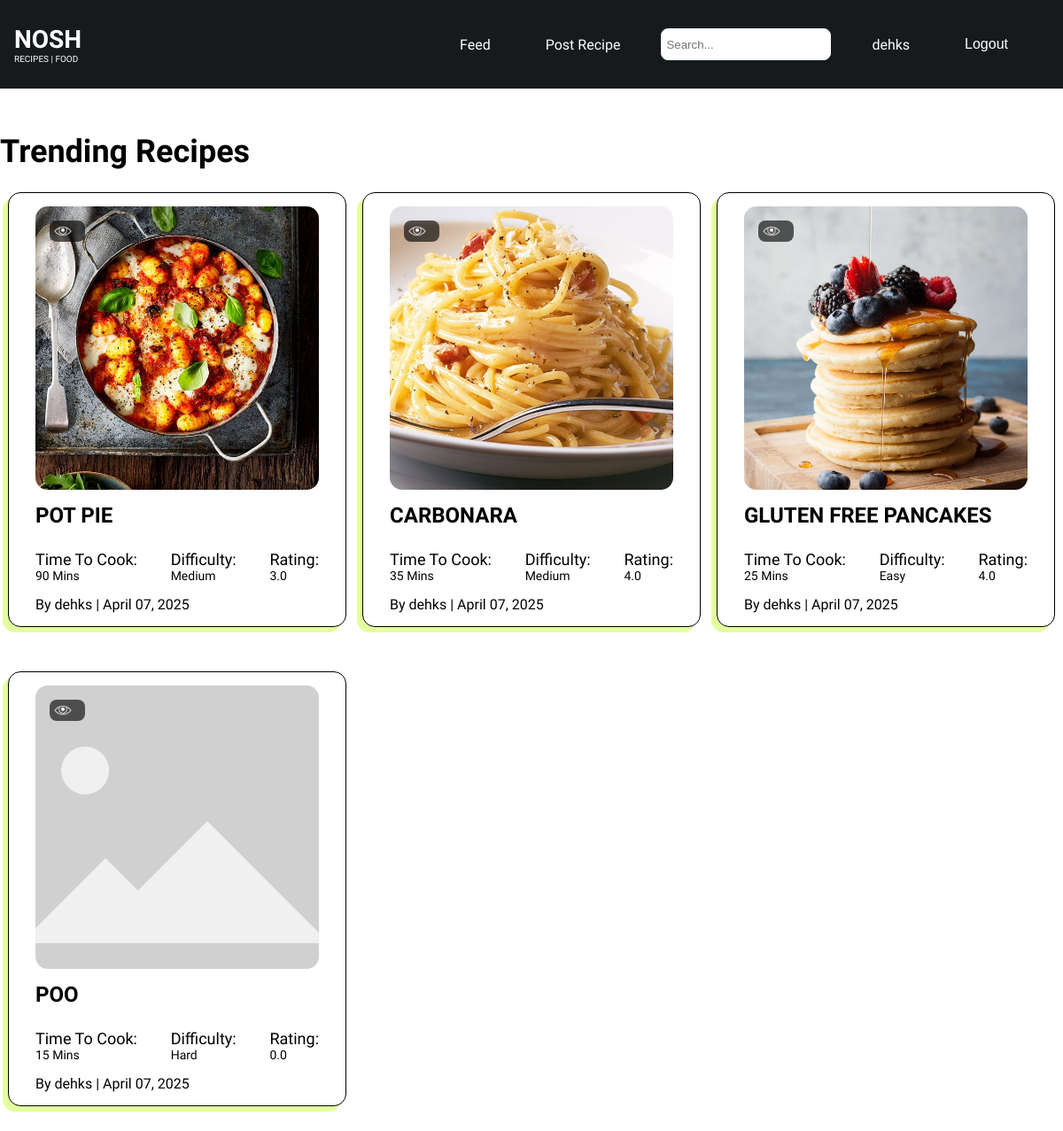
Screenshot of / (signed in) with the database file from the repository.
### recipes/models.py (models this page shows, shortened)
class Recipe(models.Model, HitCountMixin):
    EASY = 'Easy'
    MEDIUM = 'Medium'
    HARD = 'Hard'
    DIFFICULTIES_CHOICES = {
        EASY: 'Easy',
        MEDIUM: 'Medium',
        HARD: 'HARD',
    }
    HEALTHY = 'Healthy'
    GLUTEN_FREE = 'Gluten Free'
    TAG_CHOICES = {
        HEALTHY: 'Healthy',
        GLUTEN_FREE: 'Gluten Free'
    }
    title = models.CharField(max_length=100)
    description = models.TextField()
    image = models.ImageField(upload_to='media/', blank=True, null=True)
    author = models.ForeignKey(User, on_delete=models.CASCADE, related_name='recipes')
    time_to_cook = models.IntegerField(null=True, blank=True, default=0)
    difficulty = models.CharField(max_length=6, choices=DIFFICULTIES_CHOICES, default=EASY)
    tag = models.CharField(max_length=11, choices=TAG_CHOICES, null=True, blank=True)
    serves = models.IntegerField(default=1)
    calories = models.IntegerField(null=True, blank=True)
    created_at = models.DateTimeField(auto_now_add=True)
    updated_at = models.DateTimeField(auto_now=True)
    hit_count_generic = GenericRelation(
        'hitcount.HitCount',
        object_id_field='object_pk',
        related_query_name='hit_count_generic_relation'
    )
    @property
    def average_rating(self):
        from django.db.models import Avg
        return self.ratings.aggregate(Avg('stars'))['stars__avg'] or 0

### recipes/views.py (the view)
# urls.py: path('', views.RecipeListView.as_view(), name='recipes-home'),
class RecipeListView(ListView):
    model = models.Recipe
    template_name = 'recipes/home.html'
    context_object_name = 'recipes'

### recipes/templates/recipes/home.html
{% extends "recipes/base.html" %}
{% load static %}
{% load hitcount_tags %}
{% block content %}
<div class="main">
  <div class="container">
  <h2 class="trending-title">Trending Recipes</h2>
  <div class="recipe-container">
    {% for recipe in recipes %}
    <div class="recipe-card-wrapper">
      <a href="{% url 'recipes-detail' recipe.pk %}" class="stretched-link">
        <div class="recipe-card">
          <div class="recipe-img-container">
            <div class="views"><img src="{% static 'eye.png' %}" alt="view icon" class="views-img">{{ recipe.hit_count.hits }}</div>
            {% if recipe.image %}
            <img src="{{ recipe.image.url }}" class="recipe-img" alt="{{ recipe.title }}">
            {% else %}
            <img src="{% static 'default-recipe.jpg' %}" class="recipe-img" alt="Default recipe image">
            {% endif %}
          </div>
          <div class="recipe-text-container">
            <h5 class="recipe-title">{{ recipe.title | upper }}</h5>
            <div class="recipe-stats-container">
              <div class="recipe-stat">
                <h5>Time To Cook:</h5>
                <p class="recipe-stat-value">{{ recipe.time_to_cook }} Mins</p>
              </div>
              <div class="recipe-stat">
                <h5>Difficulty: </h5>
                <p class="recipe-stat-value">{{ recipe.difficulty }}</p>
              </div>
              <div class="recipe-stat">
                <h5>Rating: </h5>
                <p class="recipe-stat-value">{{ recipe.average_rating|floatformat:1 }}</p>
              </div>
            </div>
          </div>
          <div class="recipe-text-container">
            By {{ recipe.author.username }} | {{ recipe.updated_at|date:"F d, Y" }}
          </div>
        </div>
      </a>
    </div>
    {% empty %}
    <div class="col-12">
      <div class="alert alert-info" role="alert">
        No recipes found. Be the first to add one!
      </div>
    </div>
    {% endfor %}
  </div>
</div>
</div>
{% endblock content %}

### recipes/templates/recipes/base.html (shortened to what this page needs)
{% load static %}
<!DOCTYPE html>
<html lang="en">
  <head>
    <link rel="stylesheet" href="{% static 'css/main.css' %}">
  </head>
  <body>
    <nav>
      <a class="nav-title" href="{% url 'recipes-home' %}">
        <h4>NOSH</h4>
        <p>RECIPES | FOOD</p>
      </a>
      <div class="nav-right">
        <ul>
          <li><a aria-current="page" href="{% url 'recipes-home' %}">Feed</a></li>
          <li><a href="{% url 'recipes-create' %}">Post Recipe</a></li>
          <li>
            <form action="{% url 'search_results' %}" method="get">
              <input id="search" name="q" type="text" placeholder="Search..." class="nav-search">
            </form>
          </li>
          {% if user.is_authenticated %}
          <li><a href="/profile/{{ user.username }}">{{ user.username }}</a></li>
            <li>
              <form action="{% url 'user-logout' %}" method="post">
                <button class="nav-button" type="submit">Logout</button>
              </form>
            </li>
          {% endif %}
        </ul>
      </div>
    </nav>
    <div class="container">
       {% block content %} {% endblock %}
    </div>
  </body>
</html>

### static/css/main.css (style rules this page uses)
* { margin: 0; padding: 0; }
body { background-color: #FFFFFF; font-family: "Geist", sans-serif; font-optical-sizing: auto; font-style: normal; overflow-x: hidden; }
nav { height: 100px; max-width: 100vw; background-color: #161A1D; color: #FFFFFF; display: flex; justify-content: space-between; align-items: center; padding: 0 1rem; font-family: "Istok Web", sans-serif; }
a { color: inherit !important; text-decoration: none !important; }
.nav-title { display: flex; flex-direction: column; }
.nav-title h4 { font-size: 28px; font-weight: bold; }
.nav-title p { font-size: 10px; font-weight: normal; }
.nav-right ul { list-style-type: none; margin: 0; padding: 0; display: flex; align-items: center; }
.nav-right ul li { margin-right: 30px; font-family: "Istok Web", sans-serif; }
.nav-right li a { display: block; color: #FFFFFF; text-align: center; padding: 14px 16px; text-decoration: none; transition: 0.3s ease-in-out; }
.nav-right li a:hover, .nav-right button { color: #d9ff79 !important; }
.nav-right form { margin: 0; }
.nav-right button { background-color: #00000000; border: none; color: inherit !important; font-size: inherit !important; cursor: pointer; padding: 14px 16px; }
.nav-search { background-color: #FFFFFF; height: 30px; padding: 2px 5px; border-radius: 8px; width: 180px; border: 1px solid #FFFFFF; }
.main { max-width: 100vw; width: 100%; height: auto; }
.container { max-width: 1280px; margin: 0 auto; }
.trending-title { font-size: 36px; padding: 50px 0 25px 0; }
.recipe-container { display: grid; grid-template-columns: repeat(3, 1fr); width: 100%; }
.recipe-card-wrapper { display: flex; flex-direction: column; justify-content: center; align-items: center; margin-bottom: 50px; }
.recipe-card { background-color: #ffffff; border: 1px solid #000000; box-shadow: -6px 6px 0px 0px #d9ff79b9; border-radius: 14px; padding: 15px 30px; transition: 0.3s ease-in-out; }
.recipe-img-container { position: relative; width: 320px; height: 320px; overflow: hidden; display: flex; justify-content: center; align-items: center; }
.views { position: absolute; top: 5%; left: 5%; background-color: #000000a1; color: #FFFFFF; display: flex; flex-direction: row; align-items: center; padding: 2px 5px; border-radius: 8px; backdrop-filter: blur(1px); }
.views-img { height: 20px; width: auto; margin-right: 10px; }
.recipe-img { width: 100%; height: 100%; object-fit: cover; object-position: center; border-radius: 14px; }
.recipe-text-container { margin-top: 15px; }
.recipe-title { font-size: 24px; font-weight: 600; text-transform: capitalize; }
.recipe-stats-container { margin-top: 25px; display: flex; flex-direction: row; justify-content: space-between; }
.recipe-stat { display: flex; flex-direction: column; }
.recipe-stat h5 { font-weight: 500; font-size: 18px; }
.recipe-stat p { font-weight: 300; font-size: 14px; }

### rows the page displays
Recipe: image (picture), title "POT PIE", time_to_cook "90", difficulty "Medium", average_rating "3.0", author.username "dehks", updated_at "April 07, 2025"
Recipe: image (picture), title "CARBONARA", time_to_cook "35", difficulty "Medium", average_rating "4.0", author.username "dehks", updated_at "April 07, 2025"
Recipe: image (picture), title "GLUTEN FREE PANCAKES", time_to_cook "25", difficulty "Easy", average_rating "4.0", author.username "dehks", updated_at "April 07, 2025"
Recipe: title "POO", time_to_cook "15", difficulty "Hard", average_rating "0.0", author.username "dehks", updated_at "April 07, 2025"

### other values shown
{{ user.username }} "dehks"
